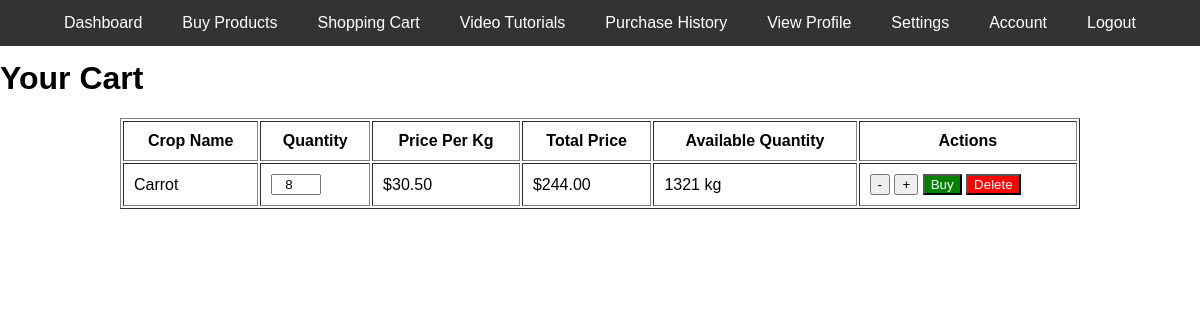
The app's page /view/cart_details.php (signed in) with its own data.
### tables this page shows
CREATE TABLE `cart` (
  `cart_id` int(11) NOT NULL,
  `user_id` int(11) NOT NULL,
  `crop_id` int(11) NOT NULL,
  `quantity` int(11) NOT NULL DEFAULT 1,
  `price_per_kg` decimal(10,2) NOT NULL,
  `total_price` decimal(10,2) NOT NULL,
  `added_at` timestamp NOT NULL DEFAULT current_timestamp(),
  `updated_at` timestamp NOT NULL DEFAULT current_timestamp() ON UPDATE current_timestamp()
);

CREATE TABLE `crop` (
  `crop_id` int(11) NOT NULL,
  `farmer_id` int(11) NOT NULL,
  `crop_name` varchar(100) NOT NULL,
  `description` text NOT NULL,
  `quantity` float NOT NULL,
  `available_quantity` float NOT NULL,
  `price` decimal(10,2) NOT NULL,
  `image` varchar(255) NOT NULL
);

### model/database.php (called while the page is built, shortened)
<?php
function getConnection() {
    $conn = mysqli_connect('127.0.0.1', 'root', '', 'agriculture');
    return $conn;
}
function fetchCartItemsByUserId($user_id) {
    $conn = getConnection();
    $sql = "SELECT c.cart_id, cr.crop_name, c.crop_id, c.quantity, c.price_per_kg, c.total_price, cr.available_quantity
            FROM cart c
            JOIN crop cr ON c.crop_id = cr.crop_id
            WHERE c.user_id = ?";
    $stmt = $conn->prepare($sql);
    $stmt->bind_param("i", $user_id);
    $stmt->execute();
    $result = $stmt->get_result();
    $cart_items = [];
    if ($result->num_rows > 0) {
        while ($row = $result->fetch_assoc()) {
            $cart_items[] = $row;
        }
    }
    return $cart_items;
}
?>

### controller/cart_details_controller.php (called while the page is built, shortened)
<?php
require_once('../model/database.php');
include('../view/navbar.php');
$user_id = $_SESSION['user_id'];
$cart_items = fetchCartItemsByUserId($user_id);
return $cart_items;
?>

### view/cart_details.php (the view, shortened to what this page needs)
<?php
$cart_items = include('../controller/cart_details_controller.php');
?>
<!DOCTYPE html>
<html lang="en">
<head>
</head>
<body>
<?php if (count($cart_items) > 0): ?>
    <h1>Your Cart</h1>
    <table border="1" cellpadding="10" style="width: 80%; margin: auto;">
        <tr>
            <th>Crop Name</th>
            <th>Quantity</th>
            <th>Price Per Kg</th>
            <th>Total Price</th>
            <th>Available Quantity</th>
            <th>Actions</th>
        </tr>
        <?php foreach ($cart_items as $item): ?>
            <tr id="cart-item-<?= htmlspecialchars($item['cart_id']) ?>">
                <td><?= htmlspecialchars($item['crop_name']) ?></td>
                <td>
                    <input type="number" id="quantity-<?= htmlspecialchars($item['cart_id']) ?>" value="<?= htmlspecialchars($item['quantity']) ?>" min="1" max="<?= htmlspecialchars($item['available_quantity']) ?>" style="width: 50px; text-align: center;">
                </td>
                <td>$<?= htmlspecialchars(number_format($item['price_per_kg'], 2)) ?></td>
                <td id="total-price-<?= htmlspecialchars($item['cart_id']) ?>">$<?= htmlspecialchars(number_format($item['total_price'], 2)) ?></td>
                <td><span id="available-quantity-<?= htmlspecialchars($item['cart_id']) ?>"><?= htmlspecialchars($item['available_quantity']) ?></span> kg</td>
                <td>
                    <button type="button" class="update-quantity" data-cart-id="<?= htmlspecialchars($item['cart_id']) ?>" data-crop-id="<?= htmlspecialchars($item['crop_id']) ?>" data-available-quantity="<?= htmlspecialchars($item['available_quantity']) ?>" data-change="-1">-</button>
                    <button type="button" class="update-quantity" data-cart-id="<?= htmlspecialchars($item['cart_id']) ?>" data-crop-id="<?= htmlspecialchars($item['crop_id']) ?>" data-available-quantity="<?= htmlspecialchars($item['available_quantity']) ?>" data-change="1">+</button>
                    <form action="../controller/cart_confirm_purchase.php" method="POST" style="display: inline;">
                        <button type="submit" style="background-color: green; color: white;">Buy</button>
                    </form>
                    <button type="button" class="delete-btn" data-cart-id="<?= htmlspecialchars($item['cart_id']) ?>" style='background-color: red; color: white;'>Delete</button>
                </td>
            </tr>
        <?php endforeach; ?>
    </table>
<?php else: ?>
    <p>Your cart is empty.</p>
<?php endif; ?>
</body>
</html>

### asset/navbar.css (style rules this page uses)
body { font-family: Arial, sans-serif; margin: 0; padding: 0; }
body { padding-top: 60px; }

### records on screen
cart: crop.crop_name "Carrot", quantity "8", price_per_kg "30.50", total_price "244.00", crop.available_quantity "1321"
